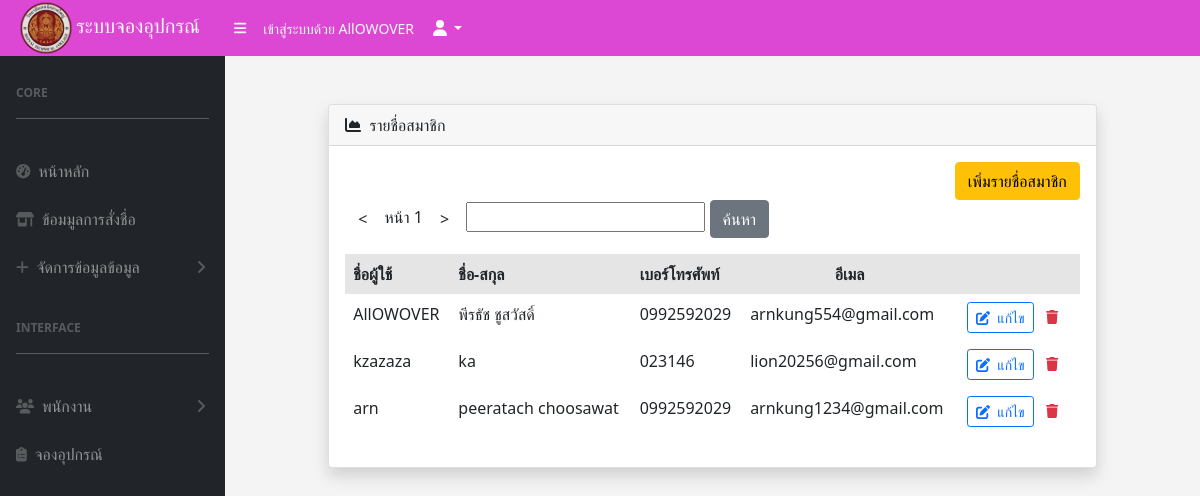
Page /user/table.php (signed in) on the committed database.
### tables this page shows
CREATE TABLE `user` (
  `user_id` int(11) NOT NULL,
  `username` varchar(100) NOT NULL,
  `password` varchar(100) NOT NULL,
  `name` varchar(100) NOT NULL,
  `tel` varchar(15) NOT NULL,
  `email` varchar(100) NOT NULL
);

### user/table.php (the view, shortened to what this page needs)
<?php
include "../menu/menu_admin.php";
?>
<div id="layoutSidenav_content">
    <main>
        <div class="container-fluid px-4">
            <div class="mt-5">
                <div class="row">
                    <div class="col-xl-1">
                        <pre> </pre>
                    </div>
                    <div class="col-xl-10">
                        <div class="card shadow">
                            <div class="card-header">
                                <i class="fas fa-chart-area me-1"></i>
                                รายชื่อสมาชิก
                            </div>
                            <div class="card-body">
                                <div class="text-end">
                                    <a type="submit" class="btn btn-warning " href="add.php">เพิ่มรายชื่อสมาชิก</a>
                                </div>
                                <div>
                                    <button class="btn prev-page">
                                        <label>
                                            < </label>
                                    </button>
                                    <span class="page-indicator">หน้า 1</span>
                                    <button class="btn next-page"><label>></label></button>
                                    <input type="text" class="search-input ">
                                    <button class="btn search-btn btn-secondary">ค้นหา</button>
                                </div>
                                <?php
                                $sql = "SELECT * FROM `user`";
                                $result = mysqli_query($conn, $sql);
                                if (mysqli_num_rows($result) > 0) {
                                ?>
                                    <table class="table table-borderless  mt-3" id="equipment-table">
                                        <thead>
                                            <tr class="table-active">
                                                <th>ชื่อผู้ใช้</th>
                                                <th>ชื่อ-สกุล</th>
                                                <th>เบอร์โทรศัพท์</th>
                                                <th class="text-center">อีเมล</th>
                                                <th></th>
                                            </tr>
                                        </thead>
                                        <tbody>
                                            <?php
                                            while ($row = mysqli_fetch_assoc($result)) {
                                            ?>
                                                <tr>
                                                    <td><?php echo $row['username'] ?></td>
                                                    <td><?php echo $row['name']      ?></td>
                                                    <td><?php echo $row['tel']  ?></td>
                                                    <td><?php echo $row['email']  ?></td>
                                                    <td class="text-center">
                                                        <a href="edit_user.php?user_id=<?php echo $row['user_id']; ?>" class="btn btn-outline-primary btn-sm">
                                                            <i class="fas fa-edit me-1"></i> แก้ไข
                                                        </a>
                                                        <a href="delete_user.php?user_id=<?php echo $row['user_id']; ?>" class="btn-outline-danger btn-sm" onclick="return confirm('คุณเเน่ใจใช่ไหมว่าจะลบข้อมูล')"><i class="fas fa-trash me-1"></i></a>
                                                    </td>
                                                </tr>
                                            <?php
                                            }
                                            ?>
                                        </tbody>
                                    </table>
                                <?php
                                } else {
                                    echo '<p>No equipment records found.</p>';
                                }
                                ?>
                            </div>
                        </div>
                    </div>
                </div>
            </div>
        </div>
    </main>
</div>
</body>
</html>

### rows in the picture
user: username "AllOWOVER", name "พีรธัช ชูสวัสดิ์", tel "0992592029", email "arnkung554@gmail.com"
user: username "kzazaza", name "ka", tel "023146", email "lion20256@gmail.com"
user: username "arn", name "peeratach choosawat", tel "0992592029", email "arnkung1234@gmail.com"

### other values in the picture
$_SESSION['username'] "AllOWOVER"
